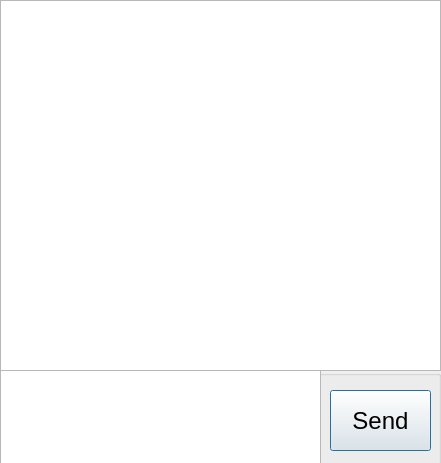
<?xml version="1.0" encoding="UTF-8"?>
<ui version="4.0">
 <class>Room</class>
 <widget class="QDialog" name="Room">
  <property name="geometry">
   <rect>
    <x>0</x>
    <y>0</y>
    <width>441</width>
    <height>463</height>
   </rect>
  </property>
  <property name="windowTitle">
   <string>Dialog</string>
  </property>
  <property name="windowIcon">
   <iconset resource="../img.qrc">
    <normaloff>:/image/main.jpg</normaloff>:/image/main.jpg</iconset>
  </property>
  <property name="styleSheet">
   <string notr="true"/>
  </property>
  <widget class="QTextEdit" name="textEdit">
   <property name="geometry">
    <rect>
     <x>0</x>
     <y>370</y>
     <width>321</width>
     <height>101</height>
    </rect>
   </property>
   <property name="font">
    <font>
     <family>Arial</family>
     <pointsize>14</pointsize>
    </font>
   </property>
   <property name="autoFillBackground">
    <bool>false</bool>
   </property>
   <property name="styleSheet">
    <string notr="true"/>
   </property>
  </widget>
  <widget class="QPushButton" name="sendButton">
   <property name="geometry">
    <rect>
     <x>330</x>
     <y>390</y>
     <width>101</width>
     <height>61</height>
    </rect>
   </property>
   <property name="font">
    <font>
     <family>Arial</family>
     <pointsize>18</pointsize>
    </font>
   </property>
   <property name="autoFillBackground">
    <bool>false</bool>
   </property>
   <property name="styleSheet">
    <string notr="true">background-image: url(:/image/e.jpg);</string>
   </property>
   <property name="text">
    <string>Send</string>
   </property>
   <property name="iconSize">
    <size>
     <width>64</width>
     <height>16</height>
    </size>
   </property>
  </widget>
  <widget class="QTextEdit" name="message">
   <property name="enabled">
    <bool>true</bool>
   </property>
   <property name="geometry">
    <rect>
     <x>0</x>
     <y>0</y>
     <width>441</width>
     <height>371</height>
    </rect>
   </property>
   <property name="sizePolicy">
    <sizepolicy hsizetype="Fixed" vsizetype="Expanding">
     <horstretch>0</horstretch>
     <verstretch>0</verstretch>
    </sizepolicy>
   </property>
   <property name="font">
    <font>
     <family>Arial</family>
     <pointsize>14</pointsize>
    </font>
   </property>
   <property name="styleSheet">
    <string notr="true">background-image: url(:/image/c.jpg);</string>
   </property>
   <property name="readOnly">
    <bool>true</bool>
   </property>
  </widget>
  <widget class="QGroupBox" name="groupBox">
   <property name="geometry">
    <rect>
     <x>0</x>
     <y>370</y>
     <width>441</width>
     <height>101</height>
    </rect>
   </property>
   <property name="styleSheet">
    <string notr="true">background-image: url(:/image/e.jpg);</string>
   </property>
   <property name="title">
    <string/>
   </property>
  </widget>
  <zorder>groupBox</zorder>
  <zorder>message</zorder>
  <zorder>textEdit</zorder>
  <zorder>sendButton</zorder>
 </widget>
 <layoutdefault spacing="6" margin="11"/>
 <resources>
  <include location="../img.qrc"/>
 </resources>
 <connections/>
</ui>
